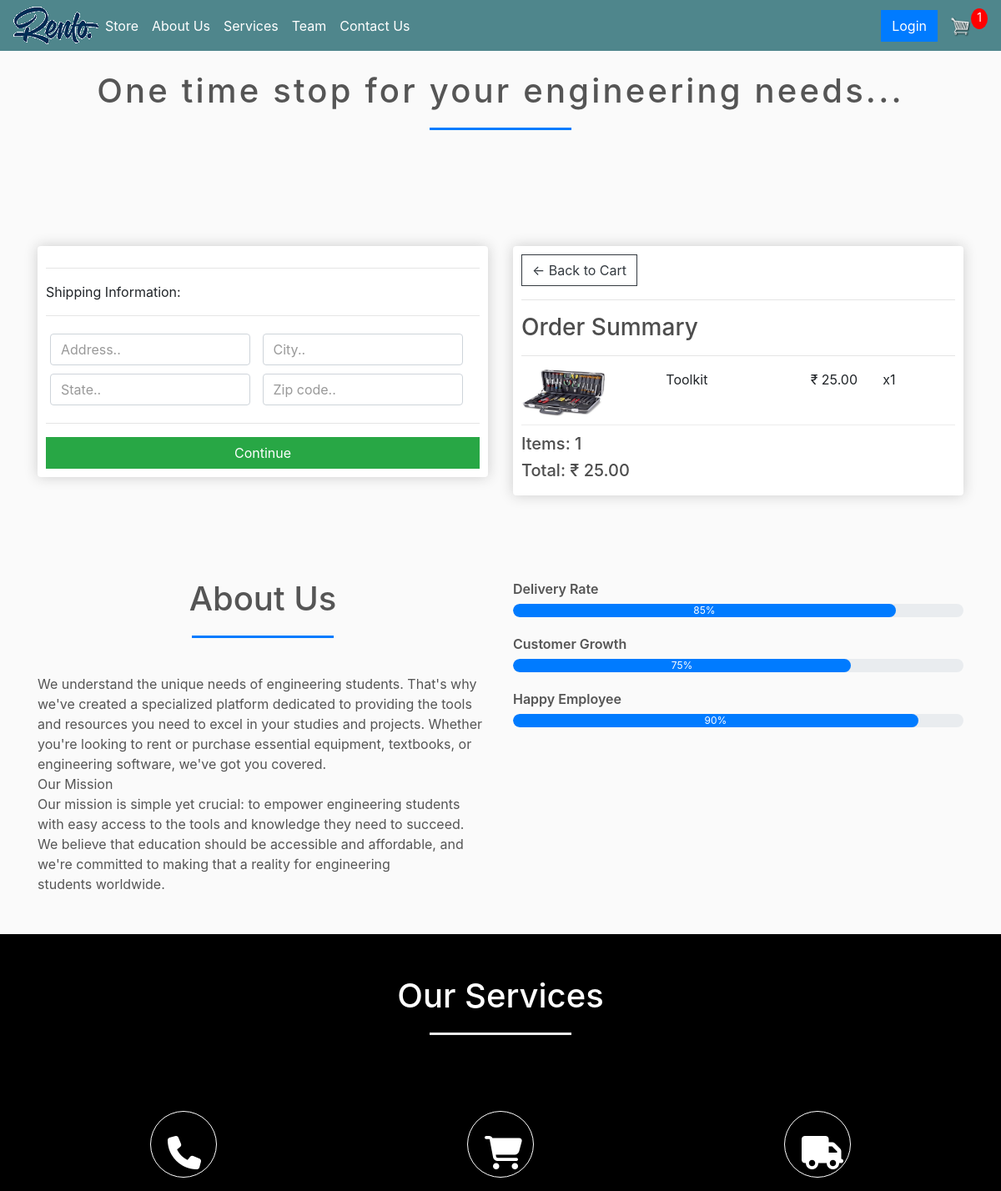
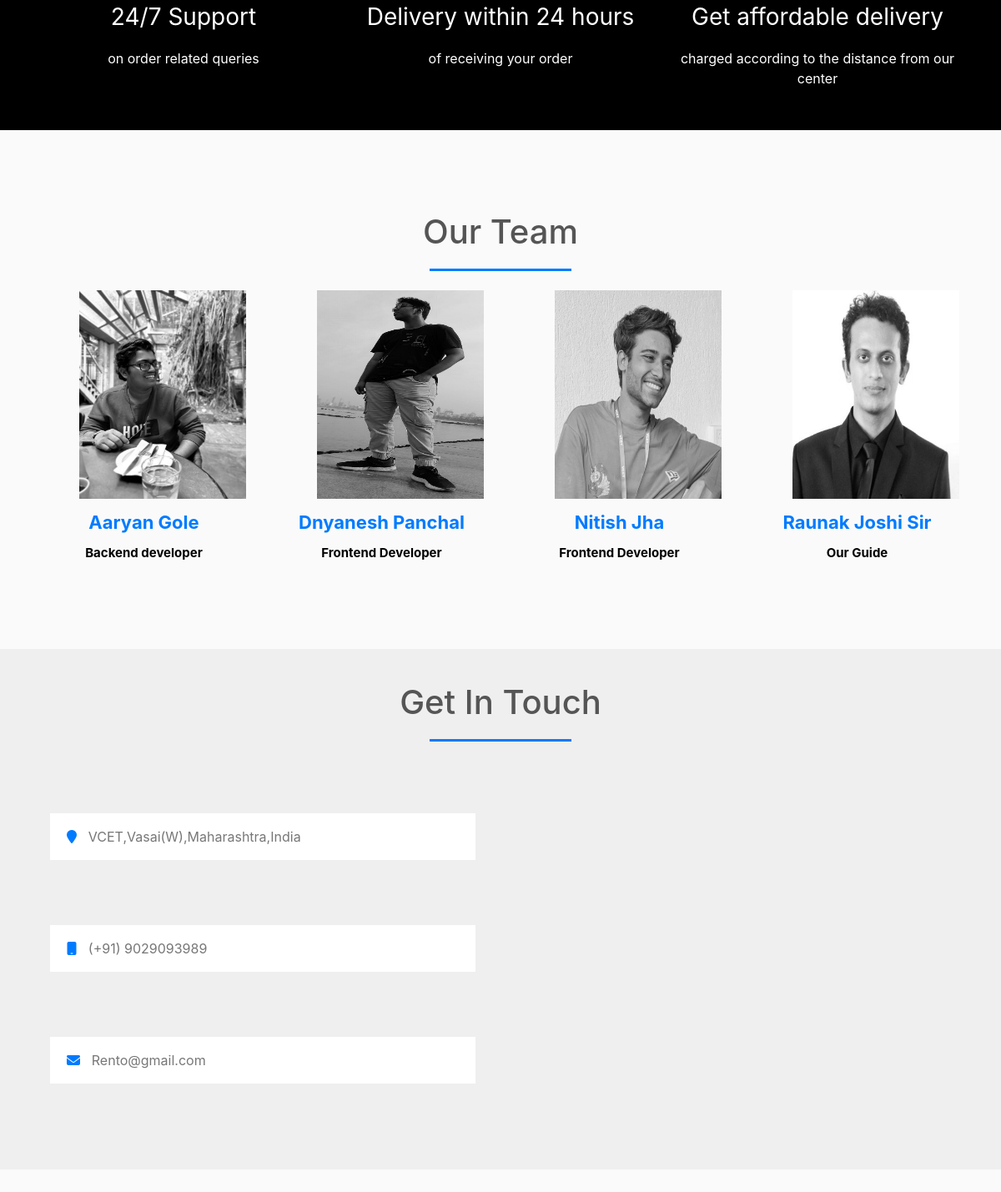
The app's page /checkout/ (signed in) with its own data (2 pictures, top to bottom).
### store/models.py (models this page shows, shortened)
class OrderItem(models.Model):
	product = models.ForeignKey(Product, on_delete=models.SET_NULL, null=True)
	order = models.ForeignKey(Order, on_delete=models.SET_NULL, null=True)
	quantity = models.IntegerField(default=0, null=True, blank=True)
	date_added = models.DateTimeField(auto_now_add=True)
	@property
	def get_total(self):
		total = self.product.price * self.quantity
		return total

class Product(models.Model):
	name = models.CharField(max_length=200)
	price = models.FloatField()
	digital = models.BooleanField(default=False,null=True, blank=True)
	image = models.ImageField(null=True, blank=True)
	@property
	def imageURL(self):
		try:
			url = self.image.url
		except:
			url = ''
		return url

class Order(models.Model):
	customer = models.ForeignKey(Customer, on_delete=models.SET_NULL, null=True, blank=True)
	date_ordered = models.DateTimeField(auto_now_add=True)
	complete = models.BooleanField(default=False)
	transaction_id = models.CharField(max_length=100, null=True)
	@property
	def shipping(self):
		shipping = False
		orderitems = self.orderitem_set.all()
		for i in orderitems:
			if i.product.digital == False:
				shipping = True
		return shipping
	@property
	def get_cart_total(self):
		orderitems = self.orderitem_set.all()
		total = sum([item.get_total for item in orderitems])
		return total
	@property
	def get_cart_items(self):
		orderitems = self.orderitem_set.all()
		total = sum([item.quantity for item in orderitems])
		return total

### store/views.py (the view)
# urls.py: path('checkout/', views.checkout, name="checkout"),
def checkout(request):
    data = cartData(request)
    cartItems = data['cartItems']
    order = data['order']
    items = data['items']
    context = {'items': items, 'order': order, 'cartItems': cartItems}
    return render(request, 'store/checkout.html', context)

### store/utils.py (called while the page is built)
def cartData(request):
	if request.user.is_authenticated:
		customer = request.user.customer
		order, created = Order.objects.get_or_create(customer=customer, complete=False)
		items = order.orderitem_set.all()
		cartItems = order.get_cart_items
	else:
		cookieData = cookieCart(request)
		cartItems = cookieData['cartItems']
		order = cookieData['order']
		items = cookieData['items']
	return {'cartItems':cartItems ,'order':order, 'items':items}

### store/templates/store/checkout.html (shortened to what this page needs)
{% extends 'store/index.html' %}
{% load static %}
{% block content %}
     <div class="row">
		<div class="col-lg-6">
			<div class="box-element" id="form-wrapper">
				<form id="form">
					<div id="shipping-info">
						<hr>
						<p>Shipping Information:</p>
						<hr>
						<div class="form-field">
							<input class="form-control" type="text" name="address" placeholder="Address..">
						</div>
						<div class="form-field">
							<input class="form-control" type="text" name="city" placeholder="City..">
						</div>
						<div class="form-field">
							<input class="form-control" type="text" name="state" placeholder="State..">
						</div>
						<div class="form-field">
							<input class="form-control" type="text" name="zipcode" placeholder="Zip code..">
						</div>
					</div>
					<hr>
					<input id="form-button" class="btn btn-success btn-block" type="submit" value="Continue">
				</form>
			</div>
			<br>
		</div>
		<div class="col-lg-6">
			<div class="box-element">
				<a  class="btn btn-outline-dark" href="{% url 'cart' %}">&#x2190; Back to Cart</a>
				<hr>
				<h3>Order Summary</h3>
				<hr>
				{% for item in items %}
				<div class="cart-row">
					<div style="flex:2"><img class="row-image" src="{{item.product.imageURL}}"></div>
					<div style="flex:2"><p>{{item.product.name}}</p></div>
					<div style="flex:1"><p>₹ {{item.product.price|floatformat:2}}</p></div>
					<div style="flex:1"><p>x{{item.quantity}}</p></div>
				</div>
				{% endfor %}
				<h5>Items:   {{order.get_cart_items}}</h5>
				<h5>Total:   ₹ {{order.get_cart_total|floatformat:2}}</h5>
			</div>
		</div>
	</div>
{% endblock content %}

### static/css/main.css (style rules this page uses)
body { background-color: hsl(0, 0%, 98%); }
h1,h2,h3,h4,h5,h6 { color:hsl(0, 0%, 30%); }
.box-element { box-shadow:hsl(0, 0%, 80%) 0 0 16px; background-color: #fff; border-radius: 4px; padding: 10px; }
::placeholder { color: #999!important; }
.col-lg-4, .col-lg-6, .col-lg-8, .col-lg-12 { margin-top: 10px; }
.btn { border-radius: 0; }
.row-image { width: 100px; }
.form-field { width:250px; display: inline-block; padding: 5px; }
.cart-row { display: flex; align-items: flex-stretch; padding-bottom: 10px; margin-bottom: 10px; border-bottom: 1px solid #ececec; }

### records on screen
OrderItem: product.imageURL (picture), product.name "Toolkit", product.price "25.00", quantity "1"
Order: get_cart_items "1", get_cart_total "25.00"

### other values on screen
{{ cartItems }} "1"
